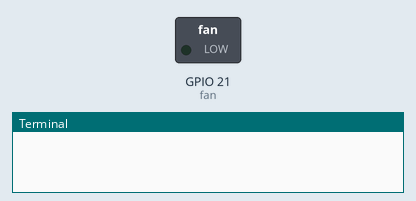
The program below on a simulated Raspberry Pi (BCM pin numbers). On the bench: switched loads named in the program (green lamp = pin HIGH), the last lines printed to the terminal.

Above: at 0.1 s.
At 17.4 s:
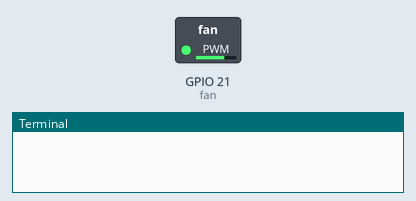
At 19.4 s:
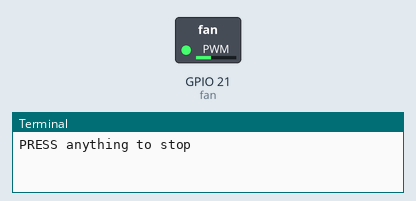
Timing chart, 0 to 20.9 s (numbered marks = the images above):
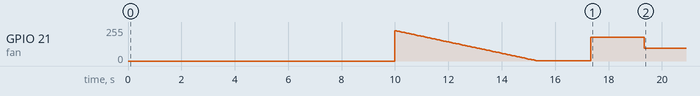

The program:

milionis_great_code.py
```python
#!/usr/bin/env python
# coding: utf-8

import RPi.GPIO as IO
import time

def countdown(a):
    for i in range(a, 0, -1):
        fan.ChangeDutyCycle(i)
        time.sleep(0.06)

IO.setmode(IO.BCM)
IO.setup(21,IO.OUT)
fan = IO.PWM(21,1000)

fan.start(0) # για να προλάβω να πάω μέσα
time.sleep(10) # για να προλάβω να πάω μέσα
countdown(89)
time.sleep(2)
#fan.ChangeDutyCycle(0) # 7 Volt
#time.sleep(5)
fan.ChangeDutyCycle(70) # 7 Volt
time.sleep(2)
fan.ChangeDutyCycle(37) # 7 Volt
input("PRESS anything to stop")

#while True:
#    start = int(input("Insert speed or 0 to stop: "))
#    if start != 0:
#        fan.ChangeDutyCycle(start)
#        time.sleep(10)
#        continue
#    if start == 0:
#        break

IO.cleanup()
```
